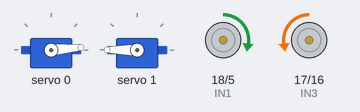
Simulated run of this sketch. Board: ESP32. Parts: 2 × servo, motor-driver pin pairs drawn as motors (green arrow = first pin HIGH = forward, orange = second pin HIGH = backward, longer = more drive, scaled by the enable pin). Nothing arrives over Bluetooth unless stated; what the sketch prints to the serial monitor is not drawn.

Above: at 0.1 s.
Timing chart, 0 to 2.2 s (numbered marks = the images above):
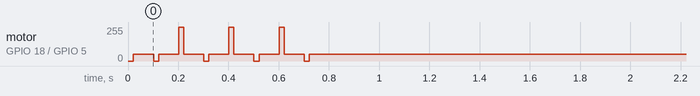

The sketch:

2023_minibots.ino
```cpp
#include "Wire.h"
#include "Adafruit_PWMServoDriver.h"
Adafruit_PWMServoDriver pwm = Adafruit_PWMServoDriver(0x40);

#include <Ps3Controller.h>
// More info on the controller library: https://github.com/jvpernis/esp32-ps3

#define MIN_PULSE_WIDTH 600
#define MAX_PULSE_WIDTH 2600
#define FREQUENCY 50

int player = 0;
int battery = 0;
/*
// NodeMCU ESP32-S (Jeff & Aaron)
int ENA = 13;
int ENB = 12;
int IN1 = 5;
int IN2 = 4;
int IN3 = 15;
int IN4 = 2;
*/


// WROOM32 (Everyone else)
int ENA = 2;
int ENB = 4;
int IN1 = 18;
int IN2 = 5;
int IN3 = 17;
int IN4 = 16;

int deadzone = 5;

int dirA = 0;
int dirB = 0;

const int frequency = 500;
const int pwm_channel_A = 0;
const int pwm_channel_B = 0;
const int resolution = 8;

const int minSpeed = 50;
const int maxSpeed = 255;

void onConnect(){
    Serial.println("Connected.");
}

void setup() {

  pwm.begin();
  pwm.setPWMFreq(FREQUENCY);

  pinMode(LED_BUILTIN, OUTPUT);
  Serial.println(LED_BUILTIN);

  Serial.begin(115200);

  //Ps3.attach(notifySkidSteer);
  Ps3.attach(notifyTankDrive);
  Ps3.attachOnConnect(onConnect);
  Ps3.begin();

  String address = Ps3.getAddress();
  Serial.print("To use a controller with this ESP32, pair it to: ");
  Serial.println(address);

  /*

  Serial monitor will show: "To use a controller with this ESP32, pair it to: b4:e6:2d:b7:50:37"

  You ***MUST*** plug the PS3 controller into a computer and use
  SixaxisPairTool or sixaxispairer to save the ESP32's Hardware MAC
  address into the controller's NVRAM to make it think that this
  ESP32 is the PS3 it's paired with!

  Windows, (closed source) SixaxisPairTool: https://dancingpixelstudios.com/sixaxis-controller/sixaxispairtool/
  Linux, Mac, Windows (open source) sixaxispairer: https://github.com/user-none/sixaxispairer

  */

  // Set up built in LED to use as an indicator
  pinMode(LED_BUILTIN, OUTPUT);

  // Set up the pins to talk to the L298N Motor Controller
  pinMode(ENA, OUTPUT);
  pinMode(ENB, OUTPUT);
  pinMode(IN1, OUTPUT);
  pinMode(IN2, OUTPUT);
  pinMode(IN3, OUTPUT);
  pinMode(IN4, OUTPUT);
  digitalWrite(IN1, LOW);
  digitalWrite(IN2, LOW);
  digitalWrite(IN3, LOW);
  digitalWrite(IN4, LOW);

  // The ESP32's built in PWM functions were originally for LEDs, but they are also
  // compatible with the the L298N's PWM channels
  ledcSetup(pwm_channel_A, frequency, resolution);
  ledcSetup(pwm_channel_B, frequency, resolution);
  ledcAttachPin(ENA, pwm_channel_A);
  ledcAttachPin(ENB, pwm_channel_B);

  // Flash the onboard LED when we boot, useful when the battery starts dying,
  // which causes very fast reboots, which disconnects the controller!
  notifyBooted();

  Serial.println("Ready.");
}

void loop() {

  //pwm.setPWM(0, 0, pulseWidth(0));
  //delay(1000);
  //pwm.setPWM(0, 0, pulseWidth(180));
  //delay(1000);

  // Normally, most robot code goes in here, but since we're only reacting to controller
  // events, we can just give up and do nothing until the controller is connected:
  if(!Ps3.isConnected())
    return;
}


void notifySkidSteer() {
  // Convert joystick coordinates to polar coordinates
  float joystick_r = sqrt((Ps3.data.analog.stick.lx * Ps3.data.analog.stick.lx) + (Ps3.data.analog.stick.ly * Ps3.data.analog.stick.ly));
  if (joystick_r > 127) {
    joystick_r = 127;
  }
  float joystick_theta = atan2(Ps3.data.analog.stick.ly, Ps3.data.analog.stick.lx);

  // Calculate the sine and cosine of the joystick angle
  float sine = sin(joystick_theta);
  float cosine = cos(joystick_theta);

  // Calculate the left and ringhty motor values
  float motor_left = joystick_r * (cosine - sine);
  float motor_right = -1 * (joystick_r * (cosine + sine));


  // Prints the motor values for testing
  Serial.print(255);
  Serial.print(",");
  Serial.print(-255);
  Serial.print(",");
  Serial.print(motor_left);
  //Serial.print(joystick_r);
  Serial.print(",");
  Serial.println(motor_right);
  //Serial.println(joystick_theta * 127);
    //Tank drive: Left Stick to Left Wheels
  //int leftStickDir = map(motor_left, 127, -128, -100, 100); //<-- could be "100, -100" instead
  //setMotor(0, leftStickDir);

    //Tank drive: Right Stick to Right Wheels
  //int rightStickDir = map(motor_right, 127, -128, -100, 100); //<-- could be "100, -100" instead
  //setMotor(1, rightStickDir);

}

// Called by PS3 lib when it receives controller input
void notifyTankDrive() {

  // If a side is incorrectly going backwards, try swapping the
  // neg/pos of the "100" values below for that side:

  //Serial.println(Ps3.data.analog.button.r2, DEC);

  int angleR = map(Ps3.data.analog.button.r2, 0, 255, 0, 180);
  pwm.setPWM(0, 0, pulseWidth(angleR));

  int angleL = map(Ps3.data.analog.button.l2, 0, 255, 180, 0);
  pwm.setPWM(1, 0, pulseWidth(angleL));


  //Tank Drive
    //Tank drive: Left Stick to Left Wheels
    int leftStickDir = map(Ps3.data.analog.stick.ly, 127, -128, -100, 100); //<-- could be "100, -100" instead
    setMotor(0, leftStickDir);

    //Tank drive: Right Stick to Right Wheels
    int rightStickDir = map(Ps3.data.analog.stick.ry, 127, -128, -100, 100); //<-- could be "100, -100" instead
    setMotor(1, rightStickDir);

}

// DO NOT CHANGE:
int pulseWidth(int angle) {
  int pulse_wide, analog_value;
  pulse_wide = map(angle, 0, 180, MIN_PULSE_WIDTH, MAX_PULSE_WIDTH);
  analog_value = int(float(pulse_wide) / 1000000 * FREQUENCY * 4096);
  return analog_value;
}

// DO NOT CHANGE:
void setMotor(int side, int percent) {
  int motorSpeed = 0;
  switch(side) {
    case 0:
      if (percent > 0) {
        setDirection(0, 1);
      } else if (percent < 0) {
        setDirection(0, -1);
      } else {
        setDirection(0, 0);
        return;
      }
      motorSpeed = map(abs(percent), 0, 100, minSpeed, maxSpeed);
      ledcWrite(pwm_channel_A,motorSpeed);
      break;

    case 1:
      if (percent > 0) {
        setDirection(1, 1);
      } else if (percent < 0) {
        setDirection(1, -1);
      } else {
        setDirection(1, 0);
        return;
      }
      motorSpeed = map(abs(percent), 0, 100, minSpeed, maxSpeed);
      ledcWrite(pwm_channel_B,motorSpeed);
      break;
  }
}

// DO NOT CHANGE:
void setDirection(int side, int dir) {
  switch(side) {
    case 0:

      if (dirA != dir) {
        dirA = dir;
        switch(dir) {
          case -1:
            digitalWrite(IN1, HIGH);
            digitalWrite(IN2, LOW);
            break;
          case 0:
            digitalWrite(IN1, LOW);
            digitalWrite(IN2, LOW);
            break;
          case 1:
            digitalWrite(IN1, LOW);
            digitalWrite(IN2, HIGH);
            break;
          }
      }
      break;

    case 1:

      if (dirB != dir) {
        dirB = dir;
        switch(dir) {
          case -1:
            digitalWrite(IN3, LOW);
            digitalWrite(IN4, HIGH);
            break;
          case 0:
            digitalWrite(IN3, LOW);
            digitalWrite(IN4, LOW);
            break;
          case 1:
            digitalWrite(IN3, HIGH);
            digitalWrite(IN4, LOW);
            break;
          }
      }
      break;

    }
}

// DO NOT CHANGE:
void notifyBooted(){
  digitalWrite(LED_BUILTIN, HIGH);
  delay(100);
  digitalWrite(LED_BUILTIN, LOW);
  delay(100);
  digitalWrite(LED_BUILTIN, HIGH);
  delay(100);
  digitalWrite(LED_BUILTIN, LOW);
  delay(100);
  digitalWrite(LED_BUILTIN, HIGH);
  delay(100);
  digitalWrite(LED_BUILTIN, LOW);
  delay(100);
  digitalWrite(LED_BUILTIN, HIGH);
  delay(100);
  digitalWrite(LED_BUILTIN, LOW);
  delay(100);
}
```
